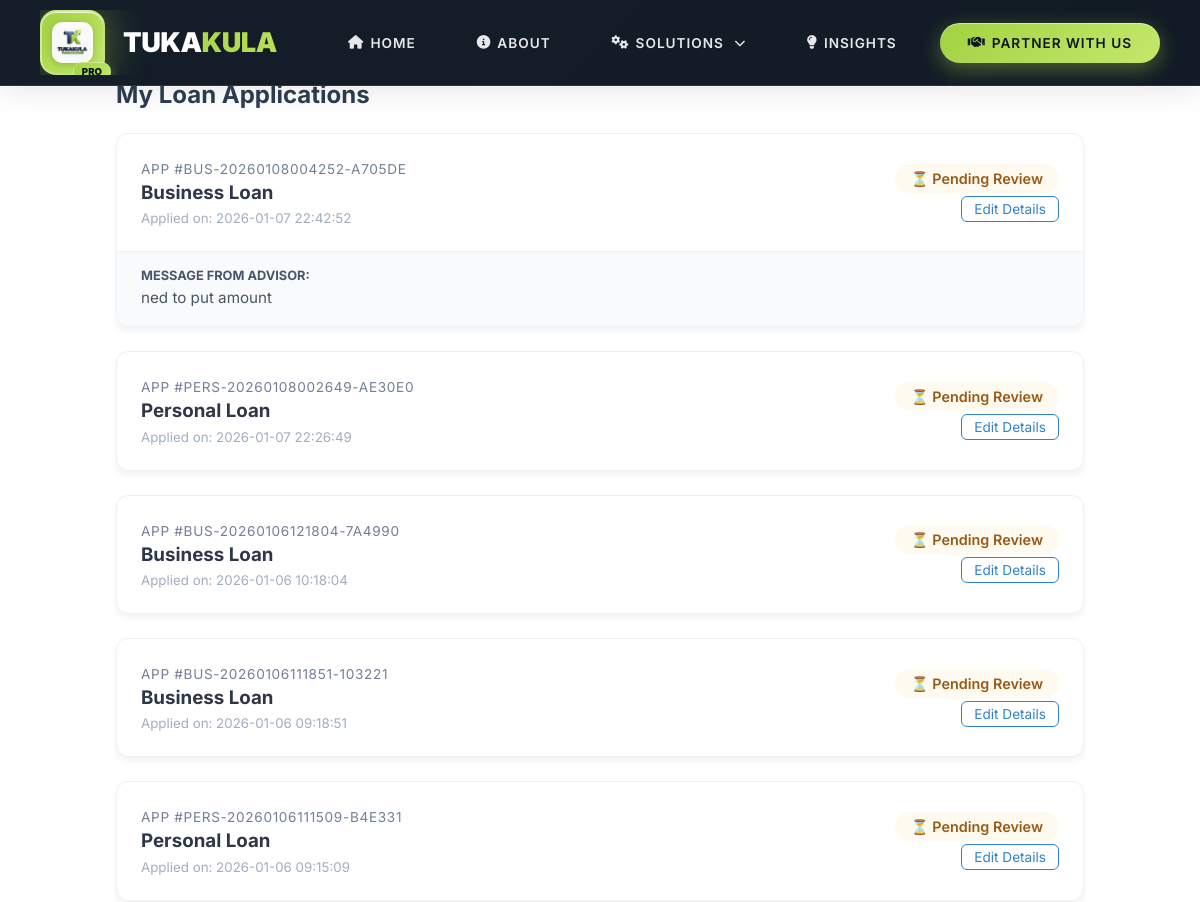
Before: /finance/my-loans (signed in, upper part) with the older database file.
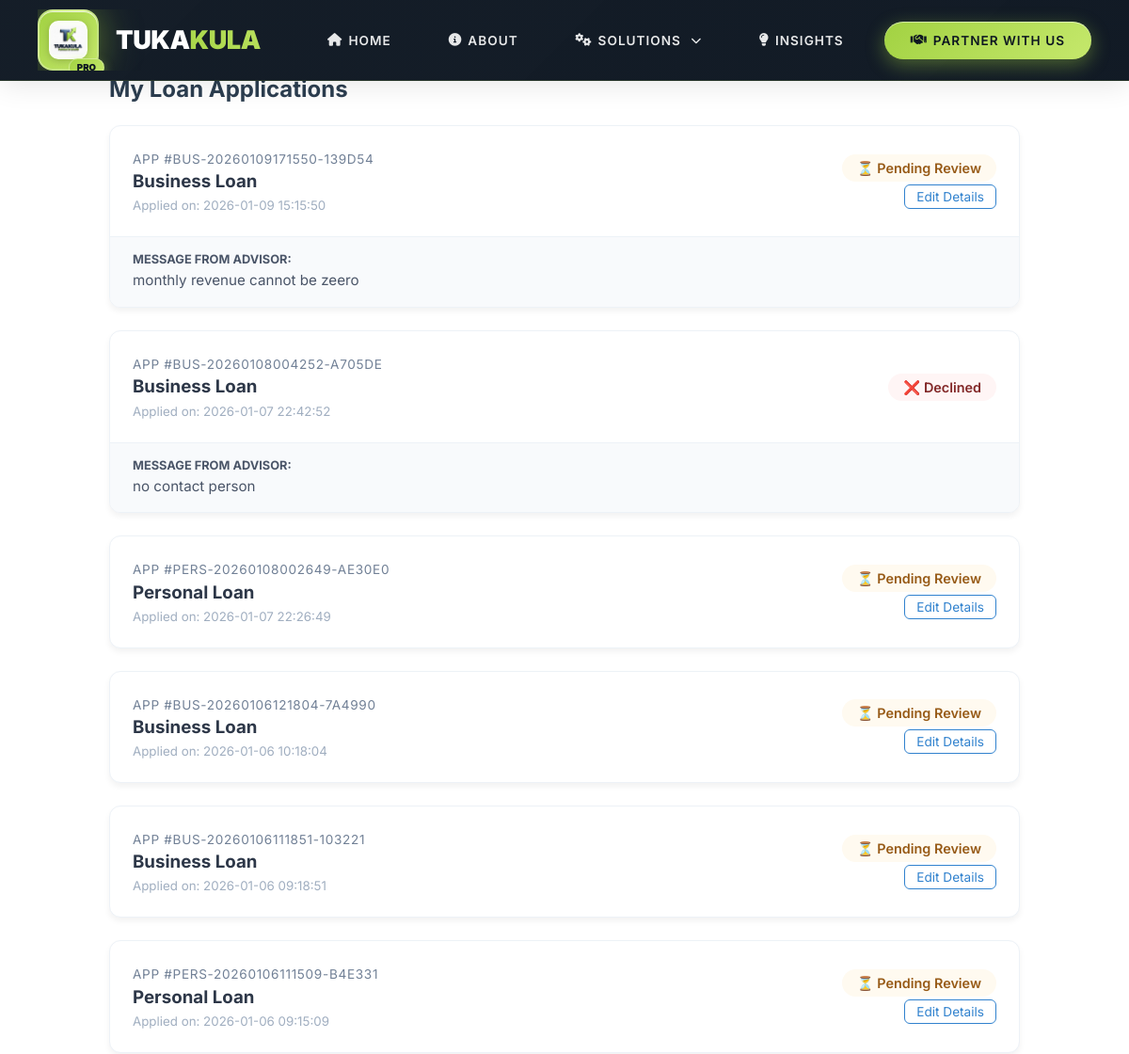
After: the same page with the newer database file.
### tables this page shows
CREATE TABLE loan_applications (
            id INTEGER PRIMARY KEY AUTOINCREMENT,
            application_number TEXT UNIQUE NOT NULL,
            loan_type TEXT CHECK(loan_type IN ('personal', 'business')) NOT NULL,
            status TEXT DEFAULT 'pending',
            user_id INTEGER,
            interest_rate REAL DEFAULT 0.30,
            total_repayment REAL,
            admin_notes TEXT,
            applied_date TIMESTAMP DEFAULT CURRENT_TIMESTAMP,
            updated_date TIMESTAMP DEFAULT CURRENT_TIMESTAMP,
            decision_date TIMESTAMP,
            decision_by INTEGER,
            FOREIGN KEY (user_id) REFERENCES users(id)
        );

### services/finance/user/routes.py (the view)
@finance_bp.route("/my-loans")
@login_required
def my_loans():
    from utils.database import get_db_connection
    user_id = session.get("user_id")
    db = get_db_connection()
    loans = db.execute("""
        SELECT la.*, COALESCE(p.full_name, b.business_name, 'Applicant') as display_name
        FROM loan_applications la
        LEFT JOIN personal_loan_details p ON la.id = p.application_id
        LEFT JOIN business_loan_details b ON la.id = b.application_id
        WHERE la.user_id = ?
        ORDER BY la.applied_date DESC
    """, (user_id,)).fetchall()
    db.close()
    return render_template("fin_my_loans.html", loans=loans)

### request_logger.py (called while the page is built)
def log_requests(app):
    @app.before_request
    def log_request_data():
        if request.method == "POST":
            print("\n===== INCOMING POST REQUEST =====")
            print("URL:", request.path)
            print("\nFORM DATA:")
            for k, v in request.form.items():
                print(f"{k}: {v}")
            print("\nFILES:")
            for f in request.files:
                print(f"{f} -> {request.files[f].filename}")
            print("===== END REQUEST =====\n")

### utils/database.py (called while the page is built)
def get_db_connection():
    conn = sqlite3.connect(DB_PATH, timeout=10, check_same_thread=False)
    conn.row_factory = sqlite3.Row
    conn.execute("PRAGMA foreign_keys = ON")
    return conn

### services/finance/user/templates/fin_my_loans.html (shortened to what this page needs)
{% extends "base.html" %}
{% block content %}
<div style="max-width: 1000px; margin: 2rem auto; padding: 0 1rem; font-family: 'Inter', sans-serif;">
    <h2 style="color: #2c3e50; margin-bottom: 1.5rem;">My Loan Applications</h2>
    {% if loans %}
        <div style="display: grid; gap: 1.5rem;">
            {% for loan in loans %}
            <div style="background: white; border-radius: 12px; box-shadow: 0 4px 6px rgba(0,0,0,0.05); border: 1px solid #edf2f7; overflow: hidden;">
                <div style="padding: 1.5rem; display: flex; justify-content: space-between; align-items: center; flex-wrap: wrap; gap: 1rem;">
                    <div>
                        <span style="font-size: 0.85rem; color: #718096; text-transform: uppercase; letter-spacing: 0.05em;">App #{{ loan.application_number }}</span>
                        <h3 style="margin: 0.2rem 0; color: #2d3748;">{{ loan.loan_type | title }} Loan</h3>
                        <small style="color: #a0aec0;">Applied on: {{ loan.applied_date }}</small>
                    </div>
                    <div style="text-align: right;">
                        {% if loan.status == 'pending' %}
                            <span style="background: #fffaf0; color: #975a16; padding: 6px 16px; border-radius: 20px; font-weight: 600; font-size: 0.9rem;">⏳ Pending Review</span>
                        {% elif loan.status == 'approved' %}
                            <span style="background: #f0fff4; color: #22543d; padding: 6px 16px; border-radius: 20px; font-weight: 600; font-size: 0.9rem;">✅ Approved</span>
                        {% elif loan.status == 'rejected' %}
                            <span style="background: #fff5f5; color: #822727; padding: 6px 16px; border-radius: 20px; font-weight: 600; font-size: 0.9rem;">❌ Declined</span>
                        {% elif loan.status == 'action_required' %}
                            <span style="background: #ebf8ff; color: #2b6cb0; padding: 6px 16px; border-radius: 20px; font-weight: 600; font-size: 0.9rem;">⚠️ Action Required</span>
                        {% else %}
                            <span style="background: #edf2f7; color: #2d3748; padding: 6px 16px; border-radius: 20px; font-weight: 600; font-size: 0.9rem;">{{ loan.status | replace('_', ' ') | title }}</span>
                        {% endif %}
                        {% if loan.status == 'pending' or loan.status == 'action_required' %}
                            <div style="margin-top: 10px;">
                                <a href="{{ url_for('finance.edit_loan', loan_id=loan.id) }}"
                                   style="font-size: 0.85rem; color: #3182ce; text-decoration: none; border: 1px solid #3182ce; padding: 4px 12px; border-radius: 6px; transition: all 0.2s;">
                                   Edit Details
                                </a>
                            </div>
                        {% endif %}
                    </div>
                </div>
                {% if loan.admin_notes %}
                <div style="background: #f8fafc; padding: 1rem 1.5rem; border-top: 1px solid #edf2f7;">
                    <strong style="display: block; font-size: 0.8rem; color: #4a5568; margin-bottom: 0.25rem;">MESSAGE FROM ADVISOR:</strong>
                    <p style="margin: 0; color: #4a5568; font-size: 0.95rem; line-height: 1.5;">{{ loan.admin_notes }}</p>
                </div>
                {% endif %}
            </div>
            {% endfor %}
        </div>
    {% endif %}
</div>
{% endblock %}

Changed rows visible on the page:
added loan_applications: application_number "BUS-20260109171550-139D54", loan_type "Business", applied_date "2026-01-09 15:15:50", status "⏳ Pending Review", admin_notes "monthly revenue cannot be zeero"
changed loan_applications "BUS-20260108004252-A705DE": admin_notes "ned to put amount" → "no contact person"; status "⏳ Pending Review Edit Details" → "❌ Declined"
